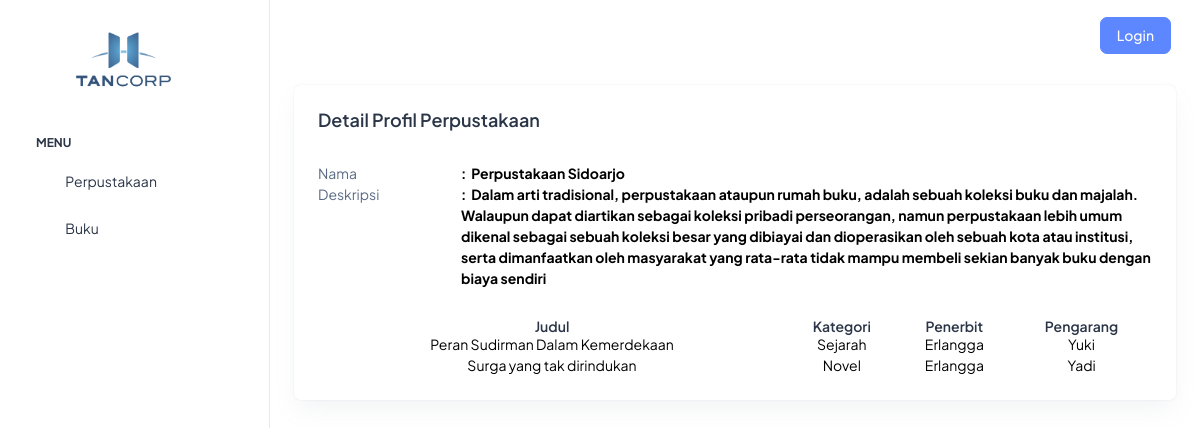
Page /index.php/Auth/detail/1 on the committed database.
### tables this page shows
CREATE TABLE `m_perpustakaan` (
  `id` int(11) NOT NULL,
  `nama` varchar(100) DEFAULT NULL,
  `deskripsi` varchar(500) DEFAULT NULL
);

CREATE TABLE `m_buku` (
  `id` int(11) NOT NULL,
  `judul` varchar(100) DEFAULT NULL,
  `penerbit` varchar(110) DEFAULT NULL,
  `pengarang` varchar(110) DEFAULT NULL,
  `kategori_id` int(11) DEFAULT NULL
);

CREATE TABLE `m_kategori` (
  `id` int(11) NOT NULL,
  `nama` varchar(100) DEFAULT NULL
);

### application/controllers/Auth.php (called while the page is built, shortened)
<?php
class Auth extends CI_Controller {
    public function __construct(){
        $this->load->model('model_login', 'login');
        $this->load->model('model_master', 'm_master');
    }
    public function detail($id){
        $data['tes'] = '';
        $data['all_data'] = $this->m_master->getData('m_perpustakaan', 'id', $id);
        $data['all_buku'] = $this->m_master->getAllData('m_buku');
        $data['all_kategori'] = $this->m_master->getAllData('m_kategori');
        $this->load->view('no_login/detail_perpustakaan', $data);
    }
}

### index.php (called while the page is built, shortened)
<?php
require_once BASEPATH.'core/CodeIgniter.php';

### application/models/Model_master.php (called while the page is built, shortened)
<?php
class Model_master extends CI_model{
    public function getAllData($table){
        $this->db->select('*');
        $this->db->from($table);
        $query = $this->db->get();
        return $query->result_array();
    }
    public function getData($table,$where,$param){
        $this->db->select('*');
        $this->db->from($table);
        $this->db->where($where, $param);
        $query = $this->db->get();
        return $query->row_array();
    }
}

### application/views/no_login/detail_perpustakaan.php (the view, shortened to what this page needs)
<!doctype html>
<html lang="en">
<head>
  <link rel="stylesheet" href="<?php echo base_url(''); ?>assets/css/styles.min.css" />
  <link href="<?php echo base_url(''); ?>assets/libs/select2/css/select2.min.css" rel="stylesheet">
  <link rel="stylesheet" href="https://cdn.jsdelivr.net/npm/sweetalert2@10.16.3/dist/sweetalert2.min.css">
  <link rel="stylesheet" href="https://cdn.datatables.net/1.10.19/css/jquery.dataTables.min.css">
  <link rel="stylesheet" href="https://cdn.datatables.net/buttons/1.5.6/css/buttons.dataTables.min.css">
</head>
<body>
  <div class="page-wrapper" id="main-wrapper" data-layout="vertical" data-navbarbg="skin6" data-sidebartype="full"
  data-sidebar-position="fixed" data-header-position="fixed">
  <aside class="left-sidebar">
    <div>
      <div class="brand-logo d-flex align-items-center justify-content-between">
        <a href="<?php echo base_url('') . 'index.php/Dashboard/'; ?>" class="text-nowrap logo-img">
          <img src="<?php echo base_url(''); ?>assets/images/logos/logo2.png" width="180" alt="" style="width: 50%; text-align: center; margin-left: 20%;margin-top: 20px;" />
        </a>
      </div>
      <nav class="sidebar-nav scroll-sidebar" data-simplebar="">
        <ul id="sidebarnav">
          <li class="nav-small-cap">
            <span class="hide-menu">Menu</span>
          </li>
          <li class="sidebar-item">
            <a class="sidebar-link" href="<?php echo base_url('') . 'index.php/Auth/Perpustakaan'; ?>" aria-expanded="false">
              <span>
                <i class="ti ti-layout-dashboard"></i>
              </span>
              <span class="hide-menu">Perpustakaan</span>
            </a>
          </li>
          <li class="sidebar-item">
            <a class="sidebar-link" href="<?php echo base_url('') . 'index.php/Auth/Buku'; ?>" aria-expanded="false">
              <span>
                <i class="ti ti-layout-dashboard"></i>
              </span>
              <span class="hide-menu">Buku</span>
            </a>
          </li>
        </ul>
      </nav>
    </div>
  </aside>
  <div class="body-wrapper">
    <header class="app-header">
      <nav class="navbar navbar-expand-lg navbar-light">
        <div class="navbar-collapse justify-content-end px-0" id="navbarNav">
          <ul class="navbar-nav flex-row ms-auto align-items-center justify-content-end">
            <a class="btn btn-primary m-1" href="<?php echo base_url('') . 'index.php/Auth/'; ?>">
              <span>
                Login
              </span>
            </a>
          </ul>
        </div>
      </nav>
    </header>
    <div class="container-fluid">
      <div class="card w-100">
        <div class="card-body p-4">
          <div class="row">
            <div class="col-md-10">
              <h5 class="card-title fw-semibold mb-4">Detail Profil Perpustakaan</h5>
            </div>
            <div class="col-md-2" style="text-align: right;">
            </div>
          </div>
          <div class="row mt-2">
            <div class="col-md-2">
              <span>Nama</span>
            </div>
            <div class="col-md-10">
              <span style="font-weight: bold; color: black;">: &nbsp;<?php echo $all_data['nama']; ?></span>
            </div>
            <div class="col-md-2">
              <span>Deskripsi</span>
            </div>
            <div class="col-10">
              <span style="font-weight: bold; color: black;">: &nbsp;<?php echo $all_data['deskripsi']; ?></span>
            </div>
          </div>
          <br>
          <div class="table-responsive mt-2">
            <table id="table-format" class="cell-border hover" style="width:100%; text-align: center; color: black;">
              <thead class="text-dark fs-4">
                <tr>
                  <th><h6 class="fw-semibold mb-0">Judul</h6></th>
                  <th><h6 class="fw-semibold mb-0">Kategori</h6></th>
                  <th><h6 class="fw-semibold mb-0">Penerbit</h6></th>
                  <th><h6 class="fw-semibold mb-0">Pengarang</h6></th>
                </tr>
              </thead>
              <tbody>
                <?php
                if (isset($all_buku)) {
                  foreach ($all_buku as $row) { ?>
                  <tr>
                    <td class="border-bottom-0"><?php echo $row['judul']; ?></td>
                    <td class="border-bottom-0">
                      <?php if (isset($all_kategori)) { ?>
                      <?php foreach ($all_kategori as $key) { ?>
                      <?php if ($row['kategori_id'] == $key['id']) { ?>
                      <?php echo $key['nama']; ?>
                      <?php } ?>
                      <?php } ?>
                      <?php } ?>
                    </td>
                    <td class="border-bottom-0"><?php echo $row['penerbit']; ?></td>
                    <td class="border-bottom-0"><?php echo $row['pengarang']; ?></td>
                  </tr>
                  <?php
                }
              }
              ?>
            </tbody>
          </table>
        </div>
      </div>
    </div>
  </div>
</div>
</div>
</body>
</html>

### rows in the picture
m_perpustakaan: nama "Perpustakaan Sidoarjo", deskripsi "Dalam arti tradisional, perpustakaan ataupun rumah buku, adalah sebuah koleksi buku dan majalah. Walaupun dapat diartikan sebagai koleksi pribadi perseorangan, namun perpustakaan lebih umum dikenal sebagai sebuah koleksi besar yang dibiayai dan dioperasikan oleh sebuah kota atau institusi, serta dimanfaatkan oleh masyarakat yang rata-rata tidak mampu membeli sekian banyak buku dengan biaya sendiri"
m_buku: judul "Peran Sudirman Dalam Kemerdekaan", penerbit "Erlangga", pengarang "Yuki"
m_kategori: nama "Sejarah"
m_buku: judul "Surga yang tak dirindukan", penerbit "Erlangga", pengarang "Yadi"
m_kategori: nama "Novel"
